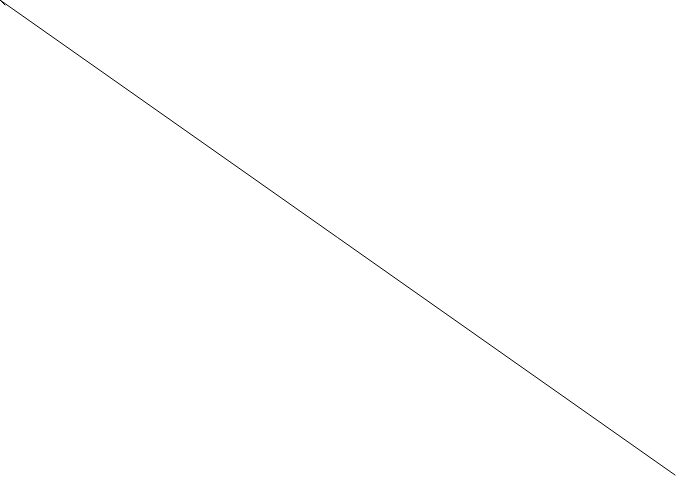
Frame 1 (no input)
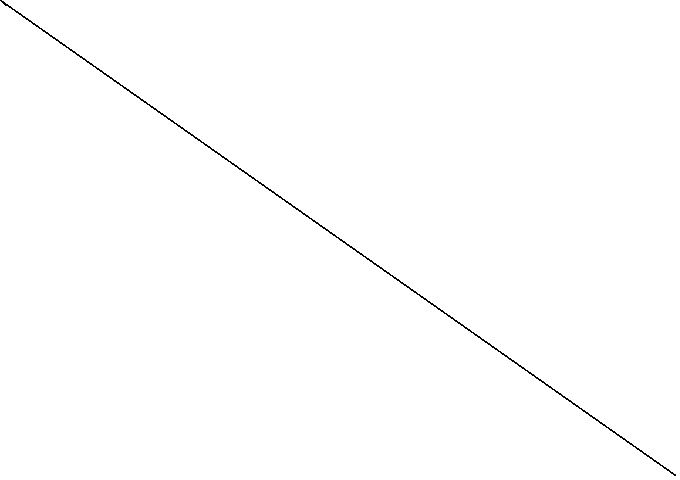
Frame 60 (no input)
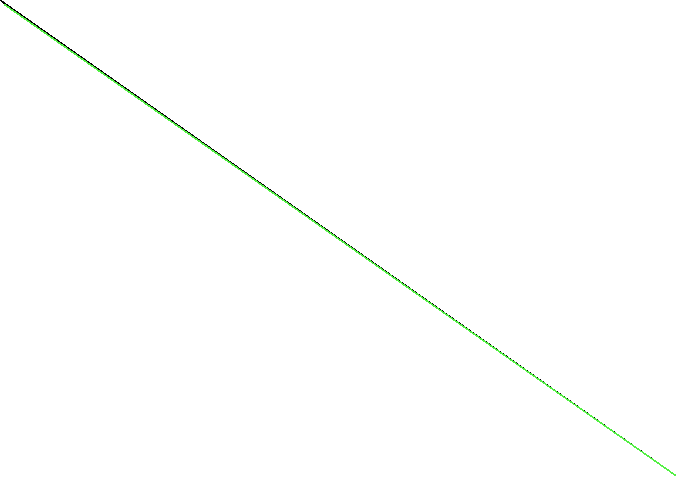
Frame 120 (the mouse pressed at the canvas centre since frame 60)

The p5.js sketch that drew these frames (run headless with seeded random() and noise() and a simulated clock; from frame 60 on, the mouse is pressed at the canvas centre):

// p5.js sketch
// ── sketch.js

function setup() {
  createCanvas(680, 480);
}

function draw() {
  stroke(mouseX%255, mouseY%255, (mouseX+mouseY)%255); // line color (r, g, b)
  line(5, 5, mouseX, mouseY);
  line(mouseX, mouseY, 675, 475);
  
}
